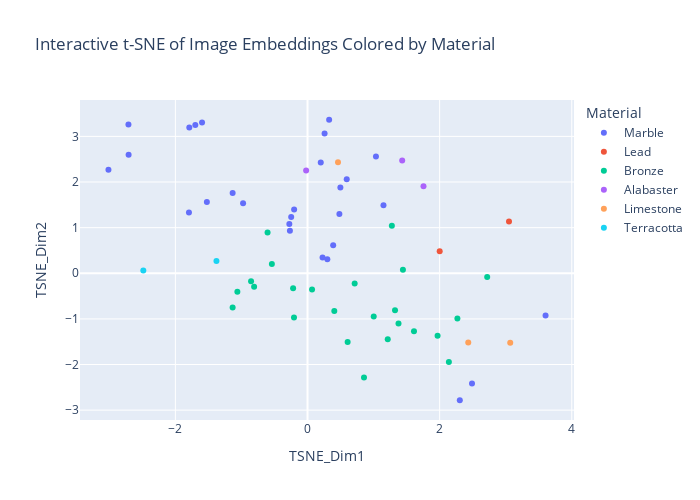

Write notebook code for a chart like this one.
### Code cell
# Plot the t-SNE embeddings colored by material
fig = px.scatter(
        plotly_df,
        x='TSNE_Dim1',
        y='TSNE_Dim2',
        color='Material',
        hover_data=['Filename'], # Show filename when hovering
        title='Interactive t-SNE of Image Embeddings Colored by Material',
        width=700, height=500
    )

fig.show()

### Figure 1 — Plotly figure (JSON) as saved in the notebook; plotly's stock layout.template omitted (floating-point values rounded to 4 significant figures)
{"data": [{"customdata": [["page188_img01_photo13.jpg"], ["page202_img01_photo3.jpg"], ["page202_img01_photo4.jpg"], ["page205_img01_photo4.jpg"], ["page217_img01_photo2.jpg"], ["page226_img01_photo2.jpg"], ["page232_img01_photo3.jpg"], ["page240_img01_photo4.jpg"], ["page244_img01_photo5.jpg"], ["page252_img01_photo6.jpg"], ["page255_img01_photo12.jpg"], ["page258_img01_photo5.jpg"], ["page262_img01_photo6.jpg"], ["page264_img01_photo3.jpg"], ["page275_img01_photo2.jpg"], ["page284_img01_photo9.jpg"], ["page286_img01_photo3.jpg"], ["page294_img01_photo2.jpg"], ["page297_img01_photo2.jpg"], ["page304_img01_photo5.jpg"], ["page308_img01_photo2.jpg"], ["page319_img01_photo3.jpg"], ["page333_img01_photo2.jpg"], ["page338_img01_photo3.jpg"], ["page349_img01_photo2.jpg"], ["page357_img01_photo12.jpg"], ["page358_img01_photo10.jpg"], ["page358_img01_photo4.jpg"]], "hovertemplate": "Material=Marble<br>TSNE_Dim1=%{x}<br>TSNE_Dim2=%{y}<br>Filename=%{customdata[0]}<extra></extra>", "legendgroup": "Marble", "marker": {"color": "#636efa", "symbol": "circle"}, "mode": "markers", "name": "Marble", "orientation": "v", "showlegend": true, "type": "scatter", "x": [-0.2024, -0.2751, 0.2277, 3.603, -3.013, -1.597, -0.2664, 0.2585, -1.133, -0.2471, 0.5935, 1.15, 0.4973, 1.036, -2.708, 0.3886, -0.9751, 0.4825, -1.698, 0.2002, -2.711, -1.794, -1.789, -1.524, 0.3002, 2.49, 2.305, 0.3274], "xaxis": "x", "y": [1.397, 1.083, 0.345, -0.9262, 2.269, 3.302, 0.9343, 3.061, 1.762, 1.235, 2.059, 1.492, 1.882, 2.559, 2.6, 0.6117, 1.535, 1.301, 3.25, 2.43, 3.262, 1.332, 3.195, 1.562, 0.3049, -2.418, -2.783, 3.365], "yaxis": "y"}, {"customdata": [["page211_img01_photo12.jpg"], ["page212_img01_photo8.jpg"]], "hovertemplate": "Material=Lead<br>TSNE_Dim1=%{x}<br>TSNE_Dim2=%{y}<br>Filename=%{customdata[0]}<extra></extra>", "legendgroup": "Lead", "marker": {"color": "#EF553B", "symbol": "circle"}, "mode": "markers", "name": "Lead", "orientation": "v", "showlegend": true, "type": "scatter", "x": [2.001, 3.05], "xaxis": "x", "y": [0.483, 1.134], "yaxis": "y"}, {"customdata": [["page211_img01_photo4.jpg"], ["page212_img01_photo4.jpg"], ["page213_img01_photo5.jpg"], ["page213_img01_photo9.jpg"], ["page222_img01_photo3.jpg"], ["page222_img01_photo7.jpg"], ["page223_img01_photo3.jpg"], ["page228_img01_photo3.jpg"], ["page228_img01_photo9.jpg"], ["page229_img01_photo5.jpg"], ["page229_img01_photo9.jpg"], ["page230_img01_photo6.jpg"], ["page250_img01_photo8.jpg"], ["page276_img01_photo5.jpg"], ["page310_img01_photo10.jpg"], ["page310_img01_photo5.jpg"], ["page311_img01_photo8.jpg"], ["page312_img01_photo4.jpg"], ["page325_img01_photo10.jpg"], ["page325_img01_photo5.jpg"], ["page330_img01_photo3.jpg"], ["page352_img01_photo7.jpg"], ["page363_img01_photo4.jpg"], ["page365_img01_photo3.jpg"]], "hovertemplate": "Material=Bronze<br>TSNE_Dim1=%{x}<br>TSNE_Dim2=%{y}<br>Filename=%{customdata[0]}<extra></extra>", "legendgroup": "Bronze", "marker": {"color": "#00cc96", "symbol": "circle"}, "mode": "markers", "name": "Bronze", "orientation": "v", "showlegend": true, "type": "scatter", "x": [2.72, 1.002, 1.444, 0.8551, 2.269, 1.277, 0.06864, 1.214, 1.969, 1.325, 0.7138, 0.6076, -0.2046, 2.14, 1.377, 0.4055, -0.8083, -0.6049, -1.134, -0.8544, -0.5396, -0.2182, 1.612, -1.062], "xaxis": "x", "y": [-0.0797, -0.9473, 0.07799, -2.285, -0.9937, 1.044, -0.3573, -1.445, -1.371, -0.8114, -0.2247, -1.506, -0.9676, -1.944, -1.1, -0.825, -0.2948, 0.8921, -0.7484, -0.1756, 0.2006, -0.3267, -1.269, -0.4039], "yaxis": "y"}, {"customdata": [["page214_img01_photo14.jpg"], ["page250_img01_photo2.jpg"], ["page251_img01_photo12.jpg"]], "hovertemplate": "Material=Alabaster<br>TSNE_Dim1=%{x}<br>TSNE_Dim2=%{y}<br>Filename=%{customdata[0]}<extra></extra>", "legendgroup": "Alabaster", "marker": {"color": "#ab63fa", "symbol": "circle"}, "mode": "markers", "name": "Alabaster", "orientation": "v", "showlegend": true, "type": "scatter", "x": [1.756, 1.433, -0.02095], "xaxis": "x", "y": [1.906, 2.471, 2.253], "yaxis": "y"}, {"customdata": [["page214_img01_photo4.jpg"], ["page230_img01_photo8.jpg"], ["page328_img01_photo3.jpg"]], "hovertemplate": "Material=Limestone<br>TSNE_Dim1=%{x}<br>TSNE_Dim2=%{y}<br>Filename=%{customdata[0]}<extra></extra>", "legendgroup": "Limestone", "marker": {"color": "#FFA15A", "symbol": "circle"}, "mode": "markers", "name": "Limestone", "orientation": "v", "showlegend": true, "type": "scatter", "x": [3.068, 2.433, 0.4616], "xaxis": "x", "y": [-1.523, -1.515, 2.432], "yaxis": "y"}, {"customdata": [["page223_img01_photo8.jpg"], ["page231_img01_photo11.jpg"]], "hovertemplate": "Material=Terracotta<br>TSNE_Dim1=%{x}<br>TSNE_Dim2=%{y}<br>Filename=%{customdata[0]}<extra></extra>", "legendgroup": "Terracotta", "marker": {"color": "#19d3f3", "symbol": "circle"}, "mode": "markers", "name": "Terracotta", "orientation": "v", "showlegend": true, "type": "scatter", "x": [-1.378, -2.485], "xaxis": "x", "y": [0.2709, 0.05968], "yaxis": "y"}], "layout": {"height": 500, "legend": {"title": {"text": "Material"}, "tracegroupgap": 0}, "title": {"text": "Interactive t-SNE of Image Embeddings Colored by Material"}, "width": 700, "xaxis": {"anchor": "y", "domain": [0, 1], "title": {"text": "TSNE_Dim1"}}, "yaxis": {"anchor": "x", "domain": [0, 1], "title": {"text": "TSNE_Dim2"}}}}
